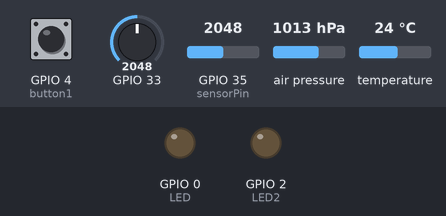
A sketch run on a simulated ESP32. Shown: output pins drawn as LEDs (lit = HIGH). Dashed ring = blinking. The test bench sets the inputs (shaded band); at power-on: GPIO 33 = 2048, GPIO 4 (button1) HIGH, GPIO 35 (sensorPin) = 2048, air pressure 1013 hPa, temperature 24 °C. WiFi joins after 1.5 s; servers stay silent unless stated; EEPROM starts erased; what the sketch prints to the serial monitor is not drawn.

Above: at 2.1 s.
3.3 s: GPIO 33 set to 460
At 13.1 s:
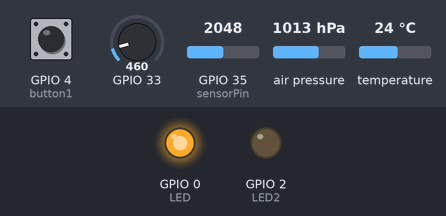
13.2 s: GPIO 4 (button1) pulled LOW for 0.15 s
At 18.14 s:
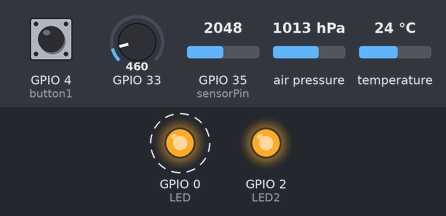
Timing chart, 0 to 22.7 s (numbered marks = the images above; inputs shaded):
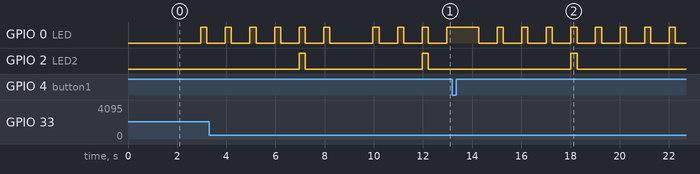

Measured:
- by itself, GPIO 2 (LED2): alternates HIGH for 0.25 s and LOW for 4.8 s

The sketch:

oldsample.ino
```cpp
#define LED 0
#define LED2 2
#define MQ135_THRESHOLD_1 1000

#include <Adafruit_BMP085.h>

#include <ThingerESP32.h>
#include <WiFi.h>
#define USERNAME "NagyK"
#define DEVICE_ID "projekt"
#define DEVICE_CREDENTIAL "u+lYI@4kqhRSAFxA"

#include <EEPROM.h>
#define EEPROM_SIZE 2
int buttonstate;

ThingerESP32 thing(USERNAME, DEVICE_ID, DEVICE_CREDENTIAL);

Adafruit_BMP085 bmp;;
//MQUnifiedsensor MQ135(MCU_Type, Voltage_Resolution, ADC_Bit_Resolution, MQ_Pin, MQ_Type);

struct Button {
  const uint8_t PIN;
  uint32_t counter;
  bool pressed;

};

struct BMP {
  float pressure;
  float temperature;
};

struct MQ {
  int air;
};

struct POT {
  int analog;
  float voltage;
};

Button button1{4, 0, false};
BMP bmp1{0, 0};
MQ ppm1{0};
POT pot1{0, 0};

unsigned long button_time = 0;
unsigned long last_button_time = 0;
unsigned long led1on = 0, led2on = 0, actual = 0, old = 0, onforbmp = 0, onformq = 0, onforpot = 0, outtimer = 0, uploadtimer;
int led1 = HIGH, led2 = HIGH, state = 0, counter1 = 0, counter2 = 0, interval = 50;
int EMA_S = 0;

const char* ssid = "NagyFamily";
const char* password =  "ilovekisgrofo";

void IRAM_ATTR isr() {
  button_time = millis();
  if (button_time - last_button_time > 250) {

    button1.counter++;
    button1.pressed = true;
    last_button_time = button_time;
    buttonstate = 0;
  }
}

void setup() {
  // put your setup code here, to run once:
  Serial.begin(115200);
  EEPROM.begin(EEPROM_SIZE);
  buttonstate = EEPROM.read(1);

  initWiFi();
  thing.add_wifi(ssid, password);
  pinMode(button1.PIN, INPUT_PULLUP);
  pinMode(LED, OUTPUT);
  digitalWrite(LED, LOW);
  pinMode(LED2, OUTPUT);
  attachInterrupt(button1.PIN, isr, FALLING);
  if (!bmp.begin())
  {
    Serial.println("BMP180 Sensor not found ! ! !");
    while (1)
    {

    }
  }
  EMA_S = analogRead(35);
}

void loop() {
  actual = millis();
  while (button1.pressed == false && buttonstate == 0)
  {
    Serial.println("Waiting for calibration! Press the button to continue");
    delay(1000);
  }
  if (buttonstate == 0) {
    calibration();
  }
  if (actual >= old + interval) {
    old = actual;
    if (old > outtimer + 5000) {
      outtimer = old;
      state = 1;
    }
    if (old > uploadtimer + 10000) {
      uploadtimer = old;
      state = 2;
    }

    counter1++;
    counter2++;
    switch (state) {
      case 0:
        if (actual > onforbmp + 4000) {
          onforbmp = actual;
          /* Serial.print("BMP ");
            Serial.println(onforbmp);*/
          bmp180();
        }

        if (actual > onformq + 2000) {
          onformq = actual;
          /* Serial.print("MQ ");
            Serial.println(onformq);*/
          ppm();
        }

        if (actual > onforpot + 100) {
          onforpot = actual;
          analog();
          voltage();
        }
        break;

      case 1:
        state = 0;
        out();
        thing.handle();
        break;

      case 2:
        state = 0;
        thing["bmp180"] >> [](pson & out) {
          out["temperature"] = bmp1.temperature;
          out["pressure"] = bmp1.pressure;
        };
        thing["mq135"] >> [](pson & out) {
          out["Air Quality"] = ppm1.air;
        };
        thing["potmeter"] >> [](pson & out) {
          out["Analog"] = pot1.analog;
          out["Voltage"] = pot1.voltage;
        };

        break;

      default:
        break;
    }

    if (counter1 == 20) {
      digitalWrite(LED, HIGH);
      led1on = millis();
      counter1 = 0;
    }
    if (actual - led1on >= 250) {
      digitalWrite(LED, LOW);
    }

    if (counter2 == 100) {
      digitalWrite(LED2, HIGH);
      led2on = millis();
      counter2 = 0;
    }
    if (actual - led2on >= 250) {
      digitalWrite(LED2, LOW);

    }
  }
}

void calibration() {

  float sensor_volt;
  float RS_air;
  float R0;
  float sensorValue;
  for (int x = 0 ; x < 500 ; x++)
  {
    sensorValue = sensorValue + analogRead(33);
  }
  sensorValue = sensorValue / 500.0;
  sensor_volt = sensorValue * (5.0 / 1023.0);
  RS_air = ((5.0 * 10.0) / sensor_volt) - 10.0;
  R0 = RS_air / 4.4;

  Serial.print("R0 = ");
  Serial.println(R0);
  delay(1000);
  buttonstate = 1;
  EEPROM.write(0, R0);
  EEPROM.write(1, buttonstate);
  EEPROM.commit();

}


void initWiFi() {
  WiFi.mode(WIFI_STA);
  WiFi.begin(ssid, password);
  Serial.print("Connecting to WiFi ..");
  while (WiFi.status() != WL_CONNECTED) {
    Serial.print('.');
    delay(1000);
  }
  Serial.println(WiFi.localIP());
}

void out() {

  Serial.print("Pressure = ");
  Serial.print(bmp1.pressure);
  Serial.print(" hPa");
  Serial.print("  Temp = ");
  Serial.print(bmp1.temperature);
  Serial.println("ºC");
  if (ppm1.air < MQ135_THRESHOLD_1) {
    Serial.print("Fresh Air: ");
  } else {
    Serial.print("Poor Air: ");
  }
  Serial.print(ppm1.air);
  Serial.println(" PPM");
  Serial.print("Analog: ");
  Serial.print(pot1.analog);
  Serial.print(", Voltage: ");
  Serial.println(pot1.voltage);

}
void bmp180() {

  bmp1.pressure = bmp.readPressure();
  bmp1.pressure = bmp1.pressure / 100;
  bmp1.temperature = bmp.readTemperature();

}

void ppm() {
  float R0;
  R0 = EEPROM.read(0);
  float sensor_volt;
  float RS_gas;
  float ratio;
  float sensorValue = analogRead(33);
  sensor_volt = sensorValue * (5.0 / 1023.0);
  RS_gas = ((5.0 * 10.0) / sensor_volt) - 10.0;
  ratio = RS_gas / R0;
  float m = -0.318; //Slope
  float b = 1.133; //Y-Intercept
  double ppm_log = (log10(ratio) - b) / m;
  double ppm = pow(10, ppm_log);
  ppm1.air = ppm;

}

float floatMap(float x, float in_min, float in_max, float out_min, float out_max) {
  return (x - in_min) * (out_max - out_min) / (in_max - in_min) + out_min;
}

void analog() {
  int sensorPin = 35;
  int sensorValue = 0;
  float EMA_a = 0.6;


  sensorValue = analogRead(sensorPin);
  EMA_S = (EMA_a * sensorValue) + ((1 - EMA_a) * EMA_S);
  pot1.analog = EMA_S;

}

void voltage() {

  pot1.voltage = floatMap(pot1.analog, 0, 4095, 0, 3.3);

}


/*void button() {

  if (button1.pressed) {
    led1();
    Serial.printf("the button has been pressed %u times\n", button1.counter);
    button1.pressed = false;

  }

  if (button1.counter == 10) {
    Serial.printf("now counting on the other led\n");
    int i;
    for (i = 0; i < 10 ; i++) {
      led2();
      Serial.printf("%i ", i + 1);
    }
    Serial.printf("\n");
    button1.counter = 0;
    Serial.printf("counting is over, counter is set to 0\n");
  }
  }

*/
```
